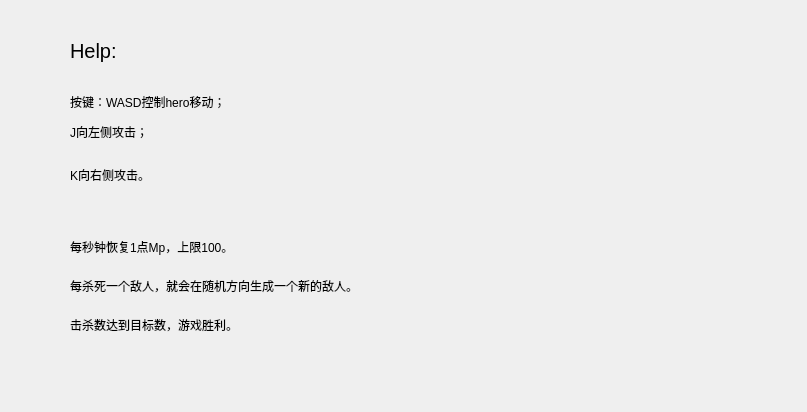
<?xml version="1.0" encoding="UTF-8"?>
<ui version="4.0">
 <class>help_widget</class>
 <widget class="QWidget" name="help_widget">
  <property name="geometry">
   <rect>
    <x>0</x>
    <y>0</y>
    <width>807</width>
    <height>412</height>
   </rect>
  </property>
  <property name="windowTitle">
   <string>Form</string>
  </property>
  <widget class="QLabel" name="label_7">
   <property name="geometry">
    <rect>
     <x>70</x>
     <y>20</y>
     <width>121</width>
     <height>61</height>
    </rect>
   </property>
   <property name="font">
    <font>
     <pointsize>15</pointsize>
    </font>
   </property>
   <property name="text">
    <string>Help:</string>
   </property>
  </widget>
  <widget class="QWidget" name="">
   <property name="geometry">
    <rect>
     <x>70</x>
     <y>230</y>
     <width>981</width>
     <height>111</height>
    </rect>
   </property>
   <layout class="QVBoxLayout" name="verticalLayout">
    <item>
     <widget class="QLabel" name="label_4">
      <property name="text">
       <string>每秒钟恢复1点Mp，上限100。</string>
      </property>
     </widget>
    </item>
    <item>
     <widget class="QLabel" name="label_5">
      <property name="text">
       <string>每杀死一个敌人，就会在随机方向生成一个新的敌人。</string>
      </property>
     </widget>
    </item>
    <item>
     <widget class="QLabel" name="label_6">
      <property name="text">
       <string>击杀数达到目标数，游戏胜利。</string>
      </property>
     </widget>
    </item>
   </layout>
  </widget>
  <widget class="QWidget" name="">
   <property name="geometry">
    <rect>
     <x>70</x>
     <y>90</y>
     <width>571</width>
     <height>111</height>
    </rect>
   </property>
   <layout class="QVBoxLayout" name="verticalLayout_3">
    <item>
     <layout class="QVBoxLayout" name="verticalLayout_2">
      <item>
       <widget class="QLabel" name="label">
        <property name="font">
         <font>
          <pointsize>9</pointsize>
         </font>
        </property>
        <property name="text">
         <string>按键：WASD控制hero移动；</string>
        </property>
       </widget>
      </item>
      <item>
       <widget class="QLabel" name="label_2">
        <property name="text">
         <string>J向左侧攻击；</string>
        </property>
       </widget>
      </item>
     </layout>
    </item>
    <item>
     <widget class="QLabel" name="label_3">
      <property name="text">
       <string>K向右侧攻击。</string>
      </property>
     </widget>
    </item>
   </layout>
  </widget>
 </widget>
 <resources/>
 <connections/>
</ui>
